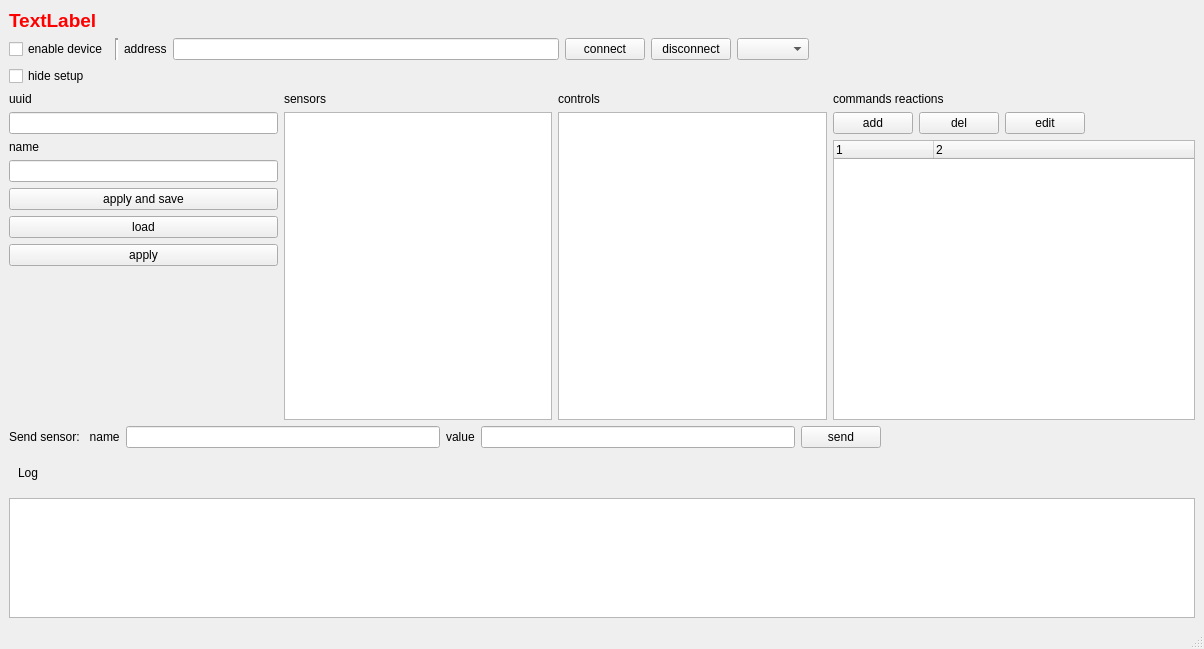
<?xml version="1.0" encoding="UTF-8"?>
<ui version="4.0">
 <class>MainWindow</class>
 <widget class="QMainWindow" name="MainWindow">
  <property name="geometry">
   <rect>
    <x>0</x>
    <y>0</y>
    <width>1204</width>
    <height>649</height>
   </rect>
  </property>
  <property name="windowTitle">
   <string>Alterozoom development device</string>
  </property>
  <widget class="QWidget" name="contentWidget">
   <layout class="QVBoxLayout" name="verticalLayout" stretch="0,0,0,2,0,1">
    <item>
     <widget class="QLabel" name="statusLabel">
      <property name="palette">
       <palette>
        <active>
         <colorrole role="WindowText">
          <brush brushstyle="SolidPattern">
           <color alpha="255">
            <red>255</red>
            <green>0</green>
            <blue>0</blue>
           </color>
          </brush>
         </colorrole>
         <colorrole role="Text">
          <brush brushstyle="SolidPattern">
           <color alpha="255">
            <red>0</red>
            <green>0</green>
            <blue>0</blue>
           </color>
          </brush>
         </colorrole>
         <colorrole role="PlaceholderText">
          <brush brushstyle="SolidPattern">
           <color alpha="128">
            <red>0</red>
            <green>0</green>
            <blue>0</blue>
           </color>
          </brush>
         </colorrole>
        </active>
        <inactive>
         <colorrole role="WindowText">
          <brush brushstyle="SolidPattern">
           <color alpha="255">
            <red>255</red>
            <green>0</green>
            <blue>0</blue>
           </color>
          </brush>
         </colorrole>
         <colorrole role="Text">
          <brush brushstyle="SolidPattern">
           <color alpha="255">
            <red>0</red>
            <green>0</green>
            <blue>0</blue>
           </color>
          </brush>
         </colorrole>
         <colorrole role="PlaceholderText">
          <brush brushstyle="SolidPattern">
           <color alpha="128">
            <red>0</red>
            <green>0</green>
            <blue>0</blue>
           </color>
          </brush>
         </colorrole>
        </inactive>
        <disabled>
         <colorrole role="WindowText">
          <brush brushstyle="SolidPattern">
           <color alpha="255">
            <red>146</red>
            <green>145</green>
            <blue>144</blue>
           </color>
          </brush>
         </colorrole>
         <colorrole role="Text">
          <brush brushstyle="SolidPattern">
           <color alpha="255">
            <red>165</red>
            <green>164</green>
            <blue>164</blue>
           </color>
          </brush>
         </colorrole>
         <colorrole role="PlaceholderText">
          <brush brushstyle="SolidPattern">
           <color alpha="128">
            <red>20</red>
            <green>19</green>
            <blue>18</blue>
           </color>
          </brush>
         </colorrole>
        </disabled>
       </palette>
      </property>
      <property name="font">
       <font>
        <pointsize>14</pointsize>
        <weight>75</weight>
        <bold>true</bold>
       </font>
      </property>
      <property name="text">
       <string>TextLabel</string>
      </property>
     </widget>
    </item>
    <item>
     <widget class="QWidget" name="controlWidget" native="true">
      <layout class="QHBoxLayout" name="horizontalLayout">
       <property name="leftMargin">
        <number>0</number>
       </property>
       <property name="topMargin">
        <number>0</number>
       </property>
       <property name="rightMargin">
        <number>0</number>
       </property>
       <property name="bottomMargin">
        <number>0</number>
       </property>
       <item>
        <widget class="QCheckBox" name="enableDeviceBtn">
         <property name="text">
          <string>enable device</string>
         </property>
        </widget>
       </item>
       <item>
        <widget class="Line" name="line">
         <property name="lineWidth">
          <number>2</number>
         </property>
         <property name="orientation">
          <enum>Qt::Vertical</enum>
         </property>
        </widget>
       </item>
       <item>
        <widget class="QLabel" name="label">
         <property name="text">
          <string>address</string>
         </property>
        </widget>
       </item>
       <item>
        <widget class="QLineEdit" name="addressEdit"/>
       </item>
       <item>
        <widget class="QPushButton" name="connectBtn">
         <property name="text">
          <string>connect</string>
         </property>
        </widget>
       </item>
       <item>
        <widget class="QPushButton" name="disconnectBtn">
         <property name="text">
          <string>disconnect</string>
         </property>
        </widget>
       </item>
       <item>
        <widget class="QComboBox" name="detectedSrvSelect"/>
       </item>
       <item>
        <spacer name="horizontalSpacer">
         <property name="orientation">
          <enum>Qt::Horizontal</enum>
         </property>
         <property name="sizeType">
          <enum>QSizePolicy::Expanding</enum>
         </property>
         <property name="sizeHint" stdset="0">
          <size>
           <width>40</width>
           <height>20</height>
          </size>
         </property>
        </spacer>
       </item>
      </layout>
     </widget>
    </item>
    <item>
     <widget class="QCheckBox" name="hideSetupBtn">
      <property name="text">
       <string>hide setup</string>
      </property>
     </widget>
    </item>
    <item>
     <widget class="QWidget" name="setupWidget" native="true">
      <layout class="QHBoxLayout" name="horizontalLayout_3">
       <property name="leftMargin">
        <number>0</number>
       </property>
       <property name="topMargin">
        <number>0</number>
       </property>
       <property name="rightMargin">
        <number>0</number>
       </property>
       <property name="bottomMargin">
        <number>0</number>
       </property>
       <item>
        <widget class="QWidget" name="widget_5" native="true">
         <layout class="QVBoxLayout" name="verticalLayout_6">
          <property name="leftMargin">
           <number>0</number>
          </property>
          <property name="topMargin">
           <number>0</number>
          </property>
          <property name="rightMargin">
           <number>0</number>
          </property>
          <property name="bottomMargin">
           <number>0</number>
          </property>
          <item>
           <widget class="QLabel" name="label_5">
            <property name="text">
             <string>uuid</string>
            </property>
           </widget>
          </item>
          <item>
           <widget class="QLineEdit" name="uuidEdit"/>
          </item>
          <item>
           <widget class="QLabel" name="label_6">
            <property name="text">
             <string>name</string>
            </property>
           </widget>
          </item>
          <item>
           <widget class="QLineEdit" name="nameEdit"/>
          </item>
          <item>
           <widget class="QWidget" name="widget_6" native="true">
            <layout class="QVBoxLayout" name="verticalLayout_7">
             <property name="leftMargin">
              <number>0</number>
             </property>
             <property name="topMargin">
              <number>0</number>
             </property>
             <property name="rightMargin">
              <number>0</number>
             </property>
             <property name="bottomMargin">
              <number>0</number>
             </property>
             <item>
              <widget class="QPushButton" name="saveBtn">
               <property name="text">
                <string>apply and save</string>
               </property>
              </widget>
             </item>
             <item>
              <widget class="QPushButton" name="loadBtn">
               <property name="text">
                <string>load</string>
               </property>
              </widget>
             </item>
             <item>
              <widget class="QPushButton" name="applyBtn">
               <property name="text">
                <string>apply</string>
               </property>
              </widget>
             </item>
            </layout>
           </widget>
          </item>
          <item>
           <spacer name="verticalSpacer">
            <property name="orientation">
             <enum>Qt::Vertical</enum>
            </property>
            <property name="sizeHint" stdset="0">
             <size>
              <width>20</width>
              <height>40</height>
             </size>
            </property>
           </spacer>
          </item>
         </layout>
        </widget>
       </item>
       <item>
        <widget class="QWidget" name="widget" native="true">
         <layout class="QVBoxLayout" name="verticalLayout_3">
          <property name="leftMargin">
           <number>0</number>
          </property>
          <property name="topMargin">
           <number>0</number>
          </property>
          <property name="rightMargin">
           <number>0</number>
          </property>
          <property name="bottomMargin">
           <number>0</number>
          </property>
          <item>
           <widget class="QLabel" name="label_2">
            <property name="text">
             <string>sensors</string>
            </property>
           </widget>
          </item>
          <item>
           <widget class="QTextEdit" name="sensorsEdit"/>
          </item>
         </layout>
        </widget>
       </item>
       <item>
        <widget class="QWidget" name="widget_2" native="true">
         <layout class="QVBoxLayout" name="verticalLayout_4">
          <property name="leftMargin">
           <number>0</number>
          </property>
          <property name="topMargin">
           <number>0</number>
          </property>
          <property name="rightMargin">
           <number>0</number>
          </property>
          <property name="bottomMargin">
           <number>0</number>
          </property>
          <item>
           <widget class="QLabel" name="label_3">
            <property name="text">
             <string>controls</string>
            </property>
           </widget>
          </item>
          <item>
           <widget class="QTextEdit" name="controlsEdit"/>
          </item>
         </layout>
        </widget>
       </item>
       <item>
        <widget class="QWidget" name="widget_3" native="true">
         <layout class="QVBoxLayout" name="verticalLayout_5">
          <property name="leftMargin">
           <number>0</number>
          </property>
          <property name="topMargin">
           <number>0</number>
          </property>
          <property name="rightMargin">
           <number>0</number>
          </property>
          <property name="bottomMargin">
           <number>0</number>
          </property>
          <item>
           <widget class="QLabel" name="label_4">
            <property name="text">
             <string>commands reactions</string>
            </property>
           </widget>
          </item>
          <item>
           <widget class="QWidget" name="widget_4" native="true">
            <layout class="QHBoxLayout" name="horizontalLayout_2">
             <property name="leftMargin">
              <number>0</number>
             </property>
             <property name="topMargin">
              <number>0</number>
             </property>
             <property name="rightMargin">
              <number>0</number>
             </property>
             <property name="bottomMargin">
              <number>0</number>
             </property>
             <item>
              <widget class="QPushButton" name="addCmdReactionBtn">
               <property name="text">
                <string>add</string>
               </property>
              </widget>
             </item>
             <item>
              <widget class="QPushButton" name="delCmdReactionBtn">
               <property name="text">
                <string>del</string>
               </property>
              </widget>
             </item>
             <item>
              <widget class="QPushButton" name="editCmdReacionBtn">
               <property name="text">
                <string>edit</string>
               </property>
              </widget>
             </item>
             <item>
              <spacer name="horizontalSpacer_2">
               <property name="orientation">
                <enum>Qt::Horizontal</enum>
               </property>
               <property name="sizeHint" stdset="0">
                <size>
                 <width>110</width>
                 <height>20</height>
                </size>
               </property>
              </spacer>
             </item>
            </layout>
           </widget>
          </item>
          <item>
           <widget class="QTreeWidget" name="cmdReactionsList">
            <property name="columnCount">
             <number>2</number>
            </property>
            <column>
             <property name="text">
              <string notr="true">1</string>
             </property>
            </column>
            <column>
             <property name="text">
              <string notr="true">2</string>
             </property>
            </column>
           </widget>
          </item>
         </layout>
        </widget>
       </item>
      </layout>
     </widget>
    </item>
    <item>
     <widget class="QWidget" name="sendSensorValueWidget" native="true">
      <layout class="QHBoxLayout" name="horizontalLayout_4">
       <property name="leftMargin">
        <number>0</number>
       </property>
       <property name="topMargin">
        <number>0</number>
       </property>
       <property name="rightMargin">
        <number>0</number>
       </property>
       <property name="bottomMargin">
        <number>0</number>
       </property>
       <item>
        <widget class="QLabel" name="label_7">
         <property name="text">
          <string>Send sensor:   name</string>
         </property>
        </widget>
       </item>
       <item>
        <widget class="QLineEdit" name="sensorNameEdit"/>
       </item>
       <item>
        <widget class="QLabel" name="label_8">
         <property name="text">
          <string>value</string>
         </property>
        </widget>
       </item>
       <item>
        <widget class="QLineEdit" name="sensorValueEdit"/>
       </item>
       <item>
        <widget class="QPushButton" name="sendSensorValueBtn">
         <property name="text">
          <string>send</string>
         </property>
        </widget>
       </item>
       <item>
        <spacer name="horizontalSpacer_3">
         <property name="orientation">
          <enum>Qt::Horizontal</enum>
         </property>
         <property name="sizeHint" stdset="0">
          <size>
           <width>40</width>
           <height>20</height>
          </size>
         </property>
        </spacer>
       </item>
      </layout>
     </widget>
    </item>
    <item>
     <widget class="QWidget" name="logWidget" native="true">
      <layout class="QVBoxLayout" name="verticalLayout_2">
       <property name="leftMargin">
        <number>0</number>
       </property>
       <property name="topMargin">
        <number>0</number>
       </property>
       <property name="rightMargin">
        <number>0</number>
       </property>
       <property name="bottomMargin">
        <number>0</number>
       </property>
       <item>
        <widget class="QWidget" name="logToolbar" native="true">
         <layout class="QHBoxLayout" name="horizontalLayout_5">
          <item>
           <widget class="QLabel" name="label_9">
            <property name="text">
             <string>Log</string>
            </property>
           </widget>
          </item>
          <item>
           <spacer name="horizontalSpacer_4">
            <property name="orientation">
             <enum>Qt::Horizontal</enum>
            </property>
            <property name="sizeHint" stdset="0">
             <size>
              <width>40</width>
              <height>20</height>
             </size>
            </property>
           </spacer>
          </item>
         </layout>
        </widget>
       </item>
       <item>
        <widget class="QTextEdit" name="logView">
         <property name="readOnly">
          <bool>true</bool>
         </property>
        </widget>
       </item>
      </layout>
     </widget>
    </item>
   </layout>
  </widget>
  <widget class="QMenuBar" name="menubar">
   <property name="geometry">
    <rect>
     <x>0</x>
     <y>0</y>
     <width>1204</width>
     <height>29</height>
    </rect>
   </property>
  </widget>
  <widget class="QStatusBar" name="statusbar"/>
  <action name="actionSave">
   <property name="text">
    <string>Save</string>
   </property>
  </action>
  <action name="actionLoad">
   <property name="text">
    <string>Load</string>
   </property>
  </action>
 </widget>
 <resources/>
 <connections/>
</ui>
